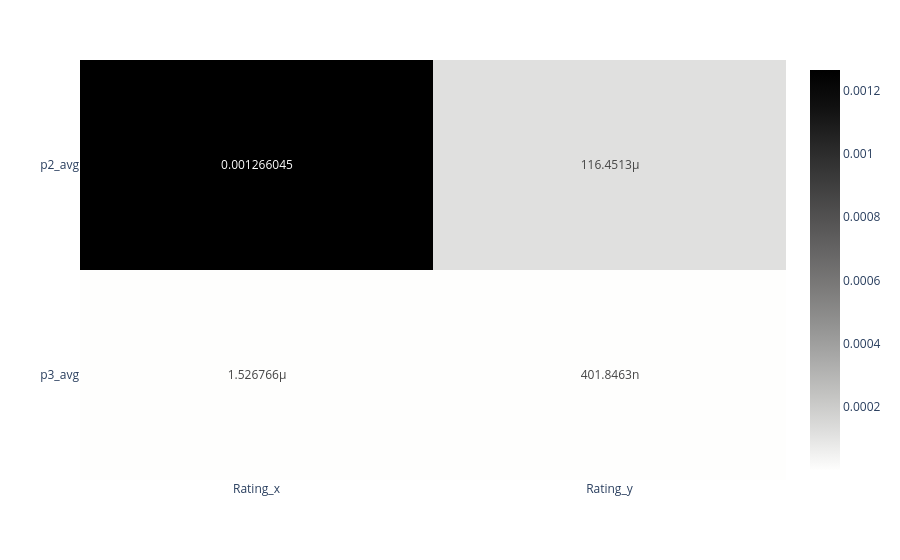

This figure's notebook cell:
### Code cell
fig_p

### Figure 1 — Plotly figure (JSON) as saved in the notebook; plotly's stock layout.template omitted (floating-point values rounded to 4 significant figures)
{"data": [{"coloraxis": "coloraxis", "hovertemplate": "x: %{x}<br>y: %{y}<br>color: %{z}<extra></extra>", "name": "0", "texttemplate": "%{z}", "type": "heatmap", "x": ["Rating_x", "Rating_y"], "xaxis": "x", "y": ["p2_avg", "p3_avg"], "yaxis": "y", "z": [[0.001266, 0.0001165], [1.527e-06, 4.018e-07]]}], "layout": {"coloraxis": {"colorscale": [[0, "rgb(254, 254, 253)"], [0.09091, "rgb(224, 224, 223)"], [0.1818, "rgb(197, 197, 195)"], [0.2727, "rgb(171, 171, 170)"], [0.3636, "rgb(146, 146, 145)"], [0.4545, "rgb(124, 123, 122)"], [0.5455, "rgb(102, 101, 101)"], [0.6364, "rgb(81, 80, 80)"], [0.7273, "rgb(59, 59, 59)"], [0.8182, "rgb(38, 38, 38)"], [0.9091, "rgb(16, 16, 16)"], [1, "rgb(0, 0, 0)"]]}, "margin": {"t": 60}, "xaxis": {"anchor": "y", "domain": [0, 1]}, "yaxis": {"anchor": "x", "autorange": "reversed", "domain": [0, 1]}}}
